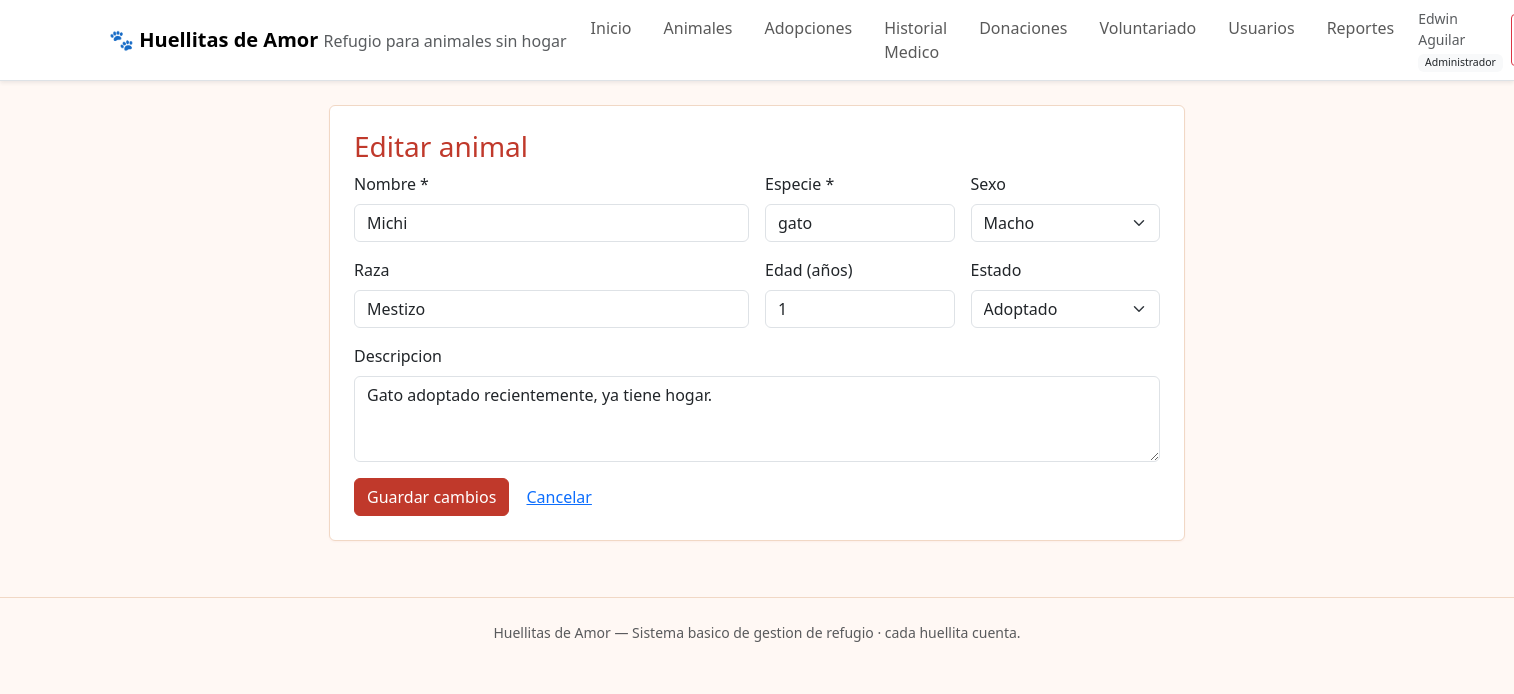
Page /animal_form.php?id=5 (signed in) on the committed database.
### tables this page shows
CREATE TABLE `animales` (
  `id` INT AUTO_INCREMENT PRIMARY KEY,
  `nombre` VARCHAR(80) NOT NULL,
  `especie` VARCHAR(40) NOT NULL,
  `raza` VARCHAR(80) DEFAULT NULL,
  `edad` INT DEFAULT 0,
  `sexo` ENUM('macho','hembra') DEFAULT NULL,
  `descripcion` TEXT,
  `estado` ENUM('disponible','adoptado','en_tratamiento','no_disponible') NOT NULL DEFAULT 'disponible',
  `fecha_ingreso` DATE DEFAULT NULL,
  `creado_en` DATETIME NOT NULL DEFAULT CURRENT_TIMESTAMP
);

### includes/db.php (called while the page is built)
<?php
require_once __DIR__ . '/config.php';
function db(): PDO {
    static $pdo = null;
    if ($pdo === null) {
        global $DB_HOST, $DB_PORT, $DB_NAME, $DB_USER, $DB_PASS;
        $dsn = "mysql:host={$DB_HOST};port={$DB_PORT};dbname={$DB_NAME};charset=utf8mb4";
        try {
            $pdo = new PDO($dsn, $DB_USER, $DB_PASS, [
                PDO::ATTR_ERRMODE => PDO::ERRMODE_EXCEPTION,
                PDO::ATTR_DEFAULT_FETCH_MODE => PDO::FETCH_ASSOC,
                PDO::ATTR_EMULATE_PREPARES => false,
            ]);
        } catch (PDOException $e) {
            http_response_code(500);
            die(
                "No se pudo conectar a la base de datos: "
                . htmlspecialchars($e->getMessage())
                . "<br><br>Sugerencia: importa el archivo <code>db.sql</code> desde phpMyAdmin"
                . " (crea la base <code>refujio_de_animales</code>) y verifica las credenciales en"
                . " <code>includes/config.php</code>."
            );
        }
    }
    return $pdo;
}

### includes/auth.php (called while the page is built, shortened)
<?php
require_once __DIR__ . '/config.php';
function e(?string $s): string {
    return htmlspecialchars((string)$s, ENT_QUOTES, 'UTF-8');
}

### includes/config.php (called while the page is built, shortened)
<?php
$__script = $_SERVER['SCRIPT_NAME'] ?? '';
$__base   = str_replace('\\', '/', dirname($__script));
$BASE_URL = ($__base === '/' || $__base === '.' || $__base === '') ? '' : rtrim($__base, '/');

### animal_form.php (the view, shortened to what this page needs)
<?php
require_once __DIR__ . '/includes/auth.php';
require_once __DIR__ . '/includes/db.php';
$id = isset($_GET['id']) ? (int)$_GET['id'] : 0;
$row = ['id'=>0,'nombre'=>'','especie'=>'perro','raza'=>'','edad'=>0,'sexo'=>'macho','descripcion'=>'','estado'=>'disponible'];
if ($id) {
    $stmt = db()->prepare("SELECT * FROM animales WHERE id = ?");
    $stmt->execute([$id]);
    $row = $stmt->fetch();
}
include __DIR__ . '/includes/header.php';
?>
<div class="row justify-content-center">
  <div class="col-md-8">
    <div class="card p-4">
      <h3 class="text-primary"><?= $id ? 'Editar' : 'Registrar' ?> animal</h3>
      <form method="post" class="row g-3">
        <div class="col-md-6">
          <label class="form-label">Nombre *</label>
          <input class="form-control" name="nombre" required value="<?= e($row['nombre']) ?>">
        </div>
        <div class="col-md-3">
          <label class="form-label">Especie *</label>
          <input class="form-control" name="especie" required value="<?= e($row['especie']) ?>">
        </div>
        <div class="col-md-3">
          <label class="form-label">Sexo</label>
          <select class="form-select" name="sexo">
            <option value="macho" <?= $row['sexo']==='macho'?'selected':'' ?>>Macho</option>
          </select>
        </div>
        <div class="col-md-6">
          <label class="form-label">Raza</label>
          <input class="form-control" name="raza" value="<?= e($row['raza']) ?>">
        </div>
        <div class="col-md-3">
          <label class="form-label">Edad (a&ntilde;os)</label>
          <input class="form-control" type="number" min="0" max="40" name="edad" value="<?= e((string)$row['edad']) ?>">
        </div>
        <div class="col-md-3">
          <label class="form-label">Estado</label>
          <select class="form-select" name="estado">
            <?php foreach (['disponible','en_tratamiento','no_disponible','adoptado'] as $s): ?>
              <option value="<?= e($s) ?>" <?= $row['estado']===$s?'selected':'' ?>><?= e(ucfirst(str_replace('_',' ',$s))) ?></option>
            <?php endforeach; ?>
          </select>
        </div>
        <div class="col-12">
          <label class="form-label">Descripcion</label>
          <textarea class="form-control" name="descripcion" rows="3"><?= e($row['descripcion']) ?></textarea>
        </div>
        <div class="col-12">
          <button class="btn btn-primary"><?= $id ? 'Guardar cambios' : 'Registrar' ?></button>
          <a class="btn btn-link" href="<?= e($BASE_URL) ?>/animales.php">Cancelar</a>
        </div>
      </form>
    </div>
  </div>
</div>
<?php include __DIR__ . '/includes/footer.php'; ?>

### assets/style.css (style rules this page uses)
body { background: #fff8f4; color: #3a2a22; }
.card { border: 1px solid #f1d8c5; box-shadow: 0 1px 2px rgba(192,57,43,.05); }
.btn-primary { background:#c0392b; border-color:#c0392b; }
.text-primary { color:#c0392b !important; }
a { color:#c0392b; }

### rows in the picture
animales: nombre "Michi", especie "gato", sexo "Macho", raza "Mestizo", edad "1", estado "Adoptado", descripcion "Gato adoptado recientemente, ya tiene hogar."

### other values in the picture
$APP_NAME "Huellitas de Amor"
$APP_LEMA "Refugio para animales sin hogar"
$lk[0] "Inicio"
$lk[0] "Animales"
$lk[0] "Adopciones"
$lk[0] "Historial Medico"
$lk[0] "Donaciones"
$lk[0] "Voluntariado"
$lk[0] "Usuarios"
$lk[0] "Reportes"
$u['nombre'] "Edwin Aguilar"
rol_label($r) "Administrador"
